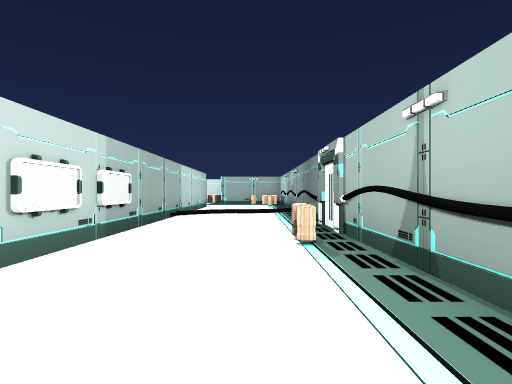
View 1 (above)

21 first-person views from a walk through a Unity game level. The camera is 1.3 m above the floor, looks level and sees 80° across. The floor is counted in squares, 2 m on a side. Each view is taken from the middle of a square. On the plan, view 1 faces up. The plan holds only what a view shows up to about 10 squares ahead; the rest is blank. The place goes on beyond the plan. Some surface patterns are stand-ins.

View 2
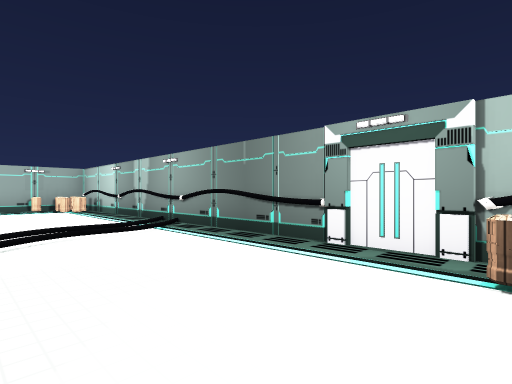

View 3
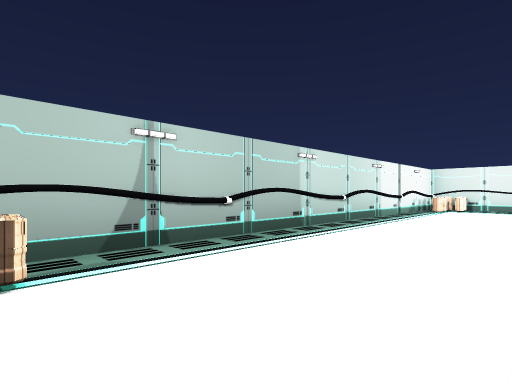

View 4
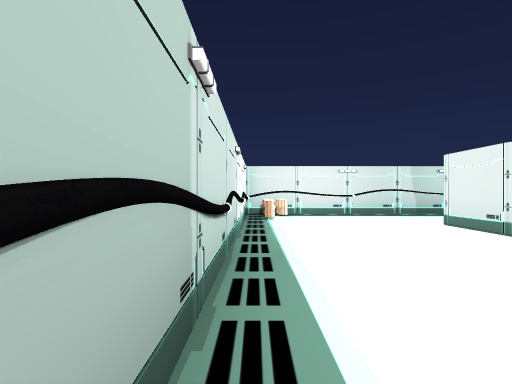

View 5
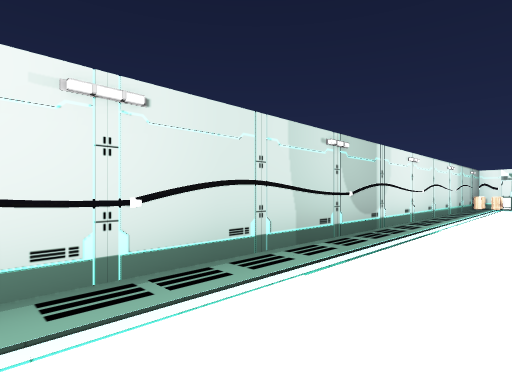

View 6
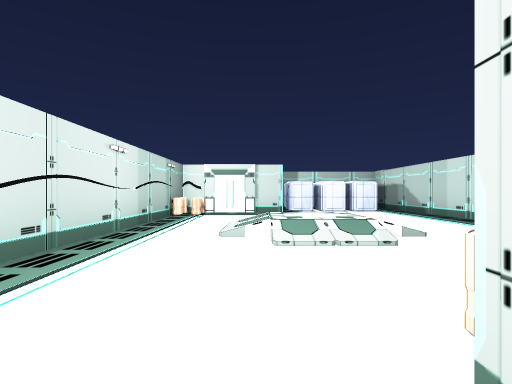

View 7
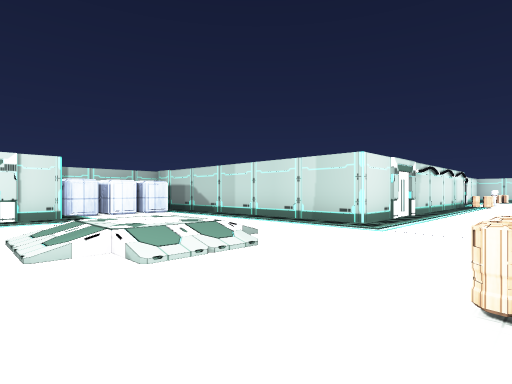

View 8
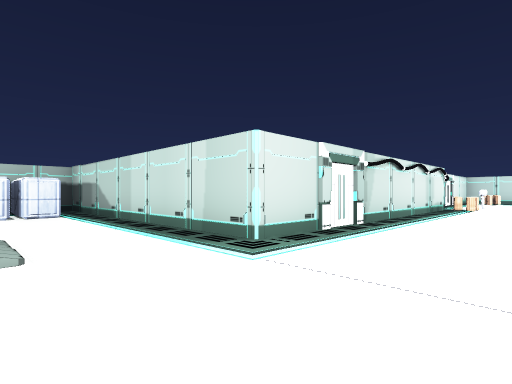

View 9
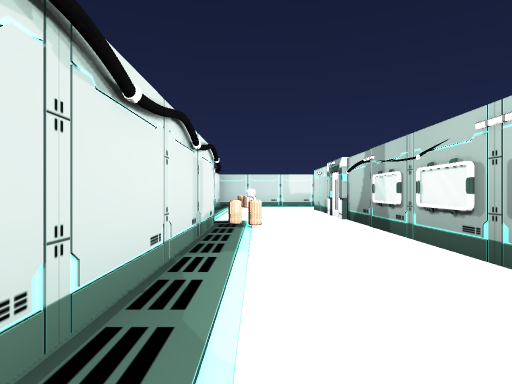

View 10
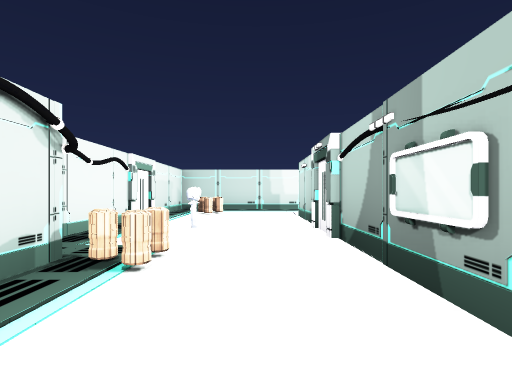

View 11
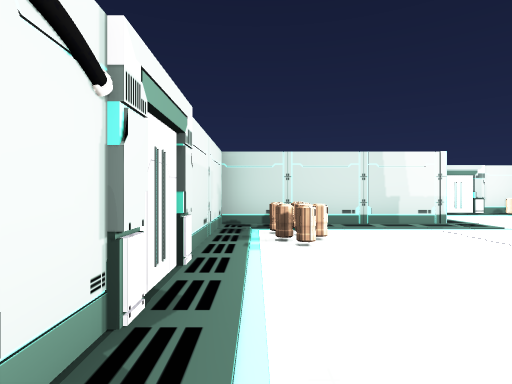

View 12
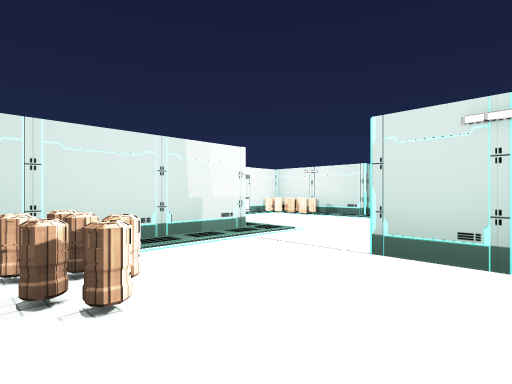

View 13
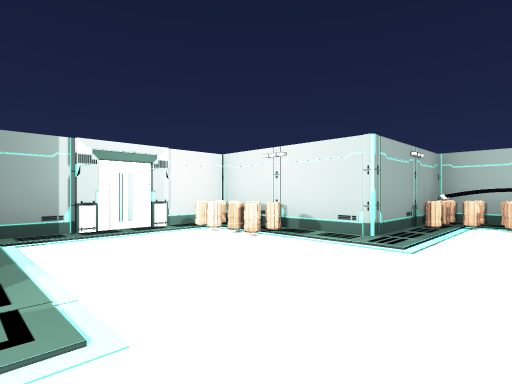

View 14
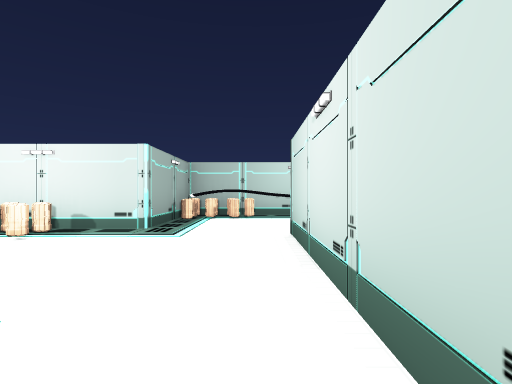

View 15
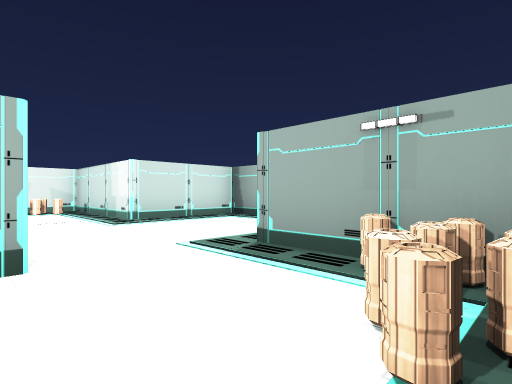

View 16
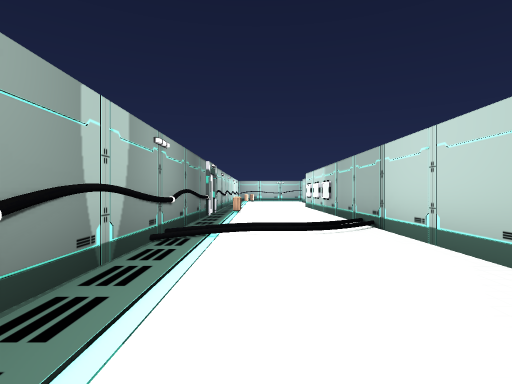

View 17
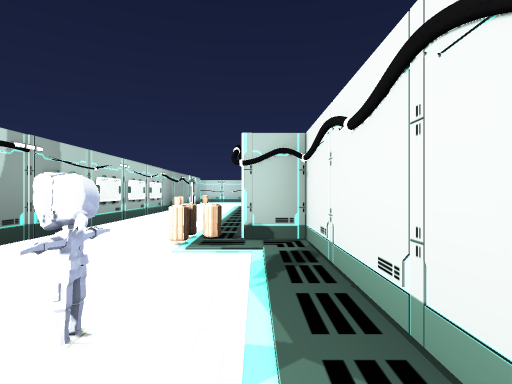

View 18
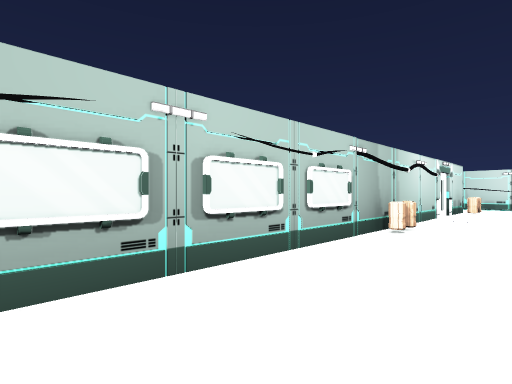

View 19
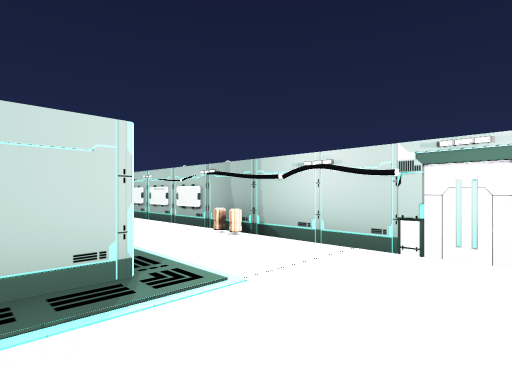

View 20
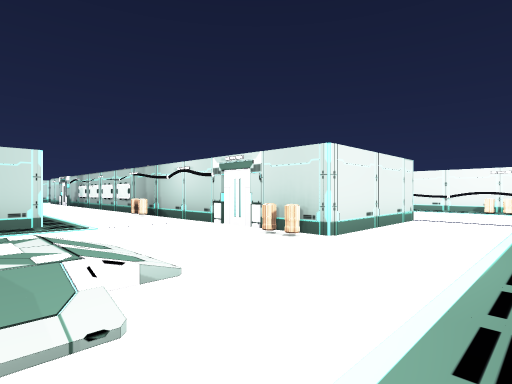

View 21
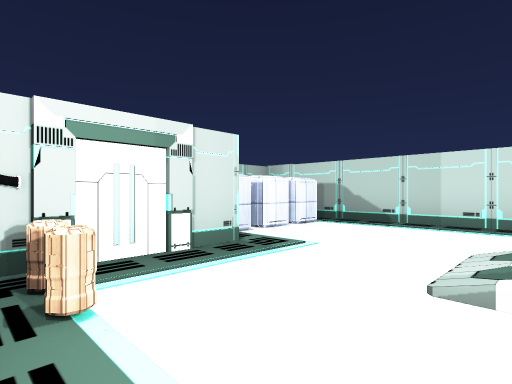

### Floor plan
Key: @ floor where view 1 was taken; # wall or solid block; . floor; / step, stairs or slope; = window, fence, low wall or low ledge; O other object.
Columns run from 18 left of view 1 to 2 right of it. Each row starts with its distance up from view 1.
 20            ####
 19            #..#OO
 18            #...OO
 17            #...OO#
 16        #####.....#OO
 15        #OO........OO
 14        #OO.........O
 13        #....### ....#
 12        #....    ...O#
 11        #.O..    ....#
 10        #....    ...##
  9        #....#  #...##
  8        ##O..#  #....=
  7         #..#   =...O#
  6         #..#   #....#
  5         #..#   #....#
  4         #..#   #...O
  3         #..#    #..OO
  2         #..#     ...#
  1         #..O    ....#
  0          ..O    ..@O#
 -1     ###  ...    ....#
 -2 OOO.........#   ....#
 -3 OOO.........#   ...O#
 -4 OOO...//....    ....#
 -5  O#...///..O   #...O#
 -6    #..///..........O#
 -7    #..............OO
 -8    #O............OO
 -9      ##############

Where each view was taken, in squares from view 1:
view 1: 0 up, 0 right, facing up
view 2: 4 up, 2 left, facing up-right
view 3: 4 up, 2 left, facing down-right
view 4: 1 up, 1 right, facing down
view 5: 6 down, 1 left, facing down-left
view 6: 6 down, 6 left, facing left
view 7: 7 down, 7 left, facing up-left
view 8: 4 down, 7 left, facing up-left
view 9: 2 up, 9 left, facing up
view 10: 5 up, 8 left, facing up
view 11: 10 up, 10 left, facing up
view 12: 12 up, 10 left, facing up-right
view 13: 14 up, 6 left, facing up-right
view 14: 14 up, 7 left, facing right
view 15: 13 up, 1 right, facing up-left
view 16: 14 up, 0 right, facing down
view 17: 12 up, 10 left, facing down
view 18: 6 up, 9 left, facing down-right
view 19: 4 down, 11 left, facing up-right
view 20: 8 down, 11 left, facing up-right
view 21: 8 down, 12 left, facing up-left
